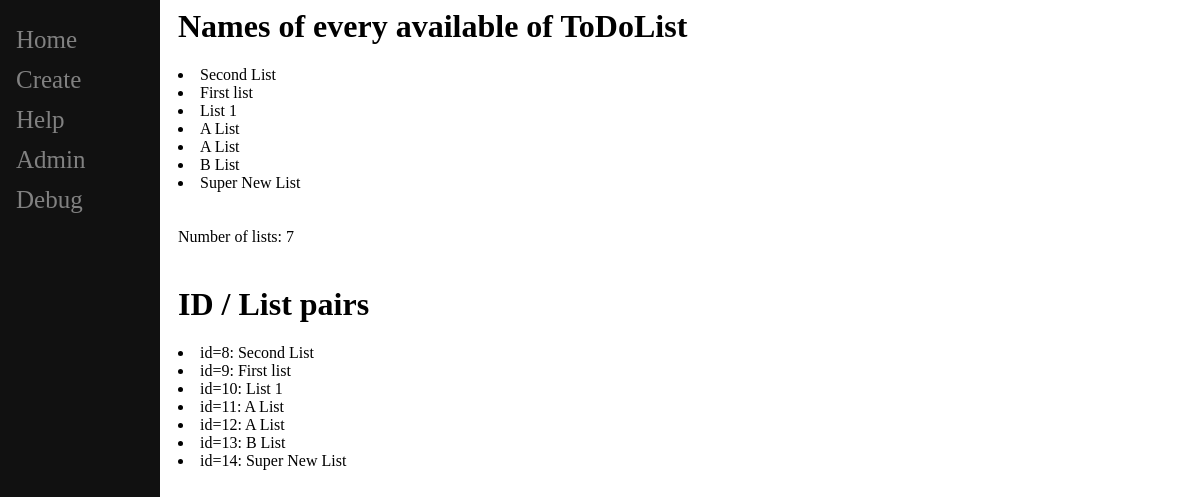
/debug (signed in), run on the app's committed database.
### main/models.py (models this page shows)
class ToDoList(models.Model):
    name = models.CharField(max_length = 200) #always add the max_length if using CharField
    def __str__(self):
        return self.name

### main/views.py (the view)
# urls.py: path("debug", views.debug, name="Debug")
@login_required(login_url= "/admin")
def debug(response):
    todo_lists = ToDoList.objects.all()
    t_length = len(ToDoList.objects.all())
    object_dict = {}
    for i in range(t_length):
        obj = ToDoList.objects.all()[i].id
        object_dict[f"id={obj}"] = ToDoList.objects.get(id=obj)
    return render(response, "main/debug.html", {"todo_lists": todo_lists, "todo_length": t_length, "todo_dict": object_dict})

### main/templates/main/debug.html (shortened to what this page needs)
{% extends "main/base.html" %}
{% block content %}
	<h1>Names of every available of ToDoList</h1>
	{% for lists in todo_lists%}
	<li>{{lists.name}}</li>
	{% endfor %}
	<br></br>
	Number of lists: {{todo_length}}
	<br></br>
	<h1>ID / List pairs</h1>
	{% for keys, values in todo_dict.items %}
	<li>{{keys}}: {{values}}</li>
	{% endfor %}
{% endblock%}

### data on the page
ToDoList: name "Second List", keys "id=8"
ToDoList: name "First list", keys "id=9"
ToDoList: name "List 1", keys "id=10"
ToDoList: name "A List", keys "id=11"
ToDoList: name "A List", keys "id=12"
ToDoList: name "B List", keys "id=13"
ToDoList: name "Super New List", keys "id=14"

### other printed values
{{ todo_length }} "7"
